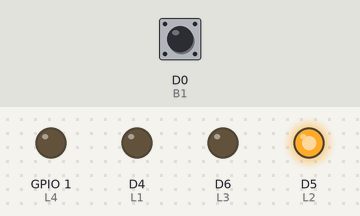
This sketch was run on a simulated ESP8266 (NodeMCU). On the bench: output pins drawn as LEDs (lit = HIGH). The test bench sets the inputs (shaded band); at power-on: D0 (B1) HIGH. Random numbers use the default seed unless the sketch sets one. At 5.8 s the program restarts the board; the recording ends there.

Above: at 0.1 s.
At 3.5 s:
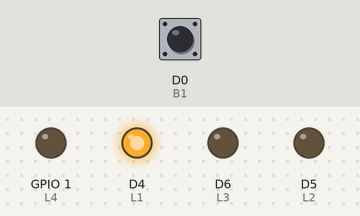
At 4.5 s:
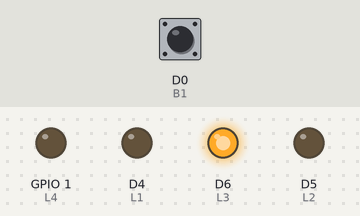
At 5.6 s:
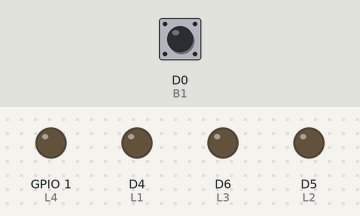
Timing chart, 0 to 5.8 s (numbered marks = the images above):
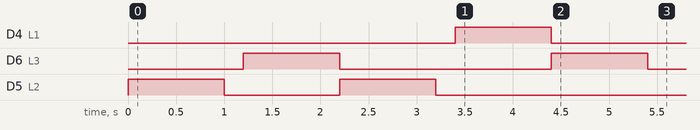

The sketch:

sketch_apr3a.ino
```cpp
//Tested: no
//Works: probably also no

int B1 = D0;
int B2 = D1;
int B3 = D2;
int B4 = D3;

int L1 = D4;
int L2 = D5;
int L3 = D6;
int L4 = D10;

int leds[] = {L1, L2, L3, L4};
int buttons[] = {B1, B2, B3, B4};
int sequence[3];
int points = 0;
int lives = 3;

void setup() {
  pinMode(B1, INPUT_PULLUP);
  pinMode(B2, INPUT_PULLUP);
  pinMode(B3, INPUT_PULLUP);
  pinMode(B4, INPUT_PULLUP);

  pinMode(L1, OUTPUT);
  pinMode(L2, OUTPUT);
  pinMode(L3, OUTPUT);
  pinMode(L4, OUTPUT);

  long start = millis();

}

void loop() {
  //gen # of leds to turn on
  //turn them on, one by one, in random order
  //turn them off
  //await input
  //check input (if under certain time)
  //add points or remove lights

  genSequence();

  if (checkInput()){
    points += 1;
  }
  else{
    lives -= 1;
  }

  if (lives == 0){
    exit(0);
  }


}

int genRandNum(){
  return random(0, 3);
}

int genSequence(){
  int numLed = genRandNum();
  for (int i = 0; i < numLed; i++){
    int ledNum = genRandNum();
    sequence[i] = ledNum;
    digitalWrite(leds[ledNum], HIGH);
    delay(1000);
    digitalWrite(leds[ledNum], LOW);
  }
}

int waitForPress(){
  int count = 0;
  while(true){
    for (int i = 0; i < 4; i++){
      if (digitalRead(buttons[i]) == HIGH){ //click detected
        delay(200);
        return i;
        }
      }
    }
  }

int checkInput(){
  for (int i = 0; i < 4; i++){
    int pressed = waitForPress();
    if (pressed != sequence[i]){
      return false; //wrong sequence
    }
  }
  return true; //right sequence
}
```

Measured:
- by itself, D4 (L1): LOW → HIGH at 3.4 s, → LOW 1.0 s later
- by itself, D6 (L3): alternates HIGH for 1.0 s and LOW for 2.2 s
- by itself, D5 (L2): alternates HIGH for 1.0 s and LOW for 1.2 s, 4 changes in all, then stays LOW
